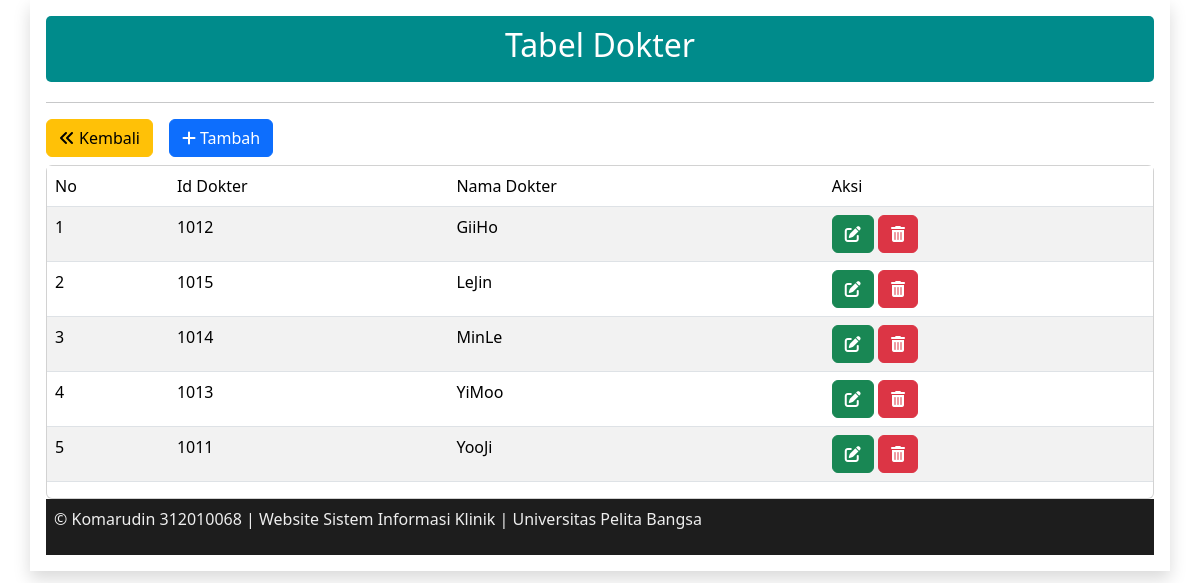
The page /dokter/dokter.php (signed in) on the database its author committed.
### tables this page shows
CREATE TABLE `dokter` (
  `id_dokter` int(5) NOT NULL,
  `nama_dokter` varchar(50) NOT NULL
);

### dokter/dokter.php (the view, shortened to what this page needs)
<!DOCTYPE html>
<html lang="en">
<head>
	<link rel="stylesheet" href="../css/bootstrap.min.css" />
	<link rel="stylesheet" href="../fontawesome/fontawesome/css/all.css" />
</head>
<body>
<div class="container shadow p-3">
	<header class="hero text-white">
	<h2 align="center">Tabel Dokter</h2>
	</header>
	<hr>
	<div class="btn-toolbar mb-2 mb-md-10">
		<a class="btn btn-warning me-3" href="../data.php" role="button"><i class="fa-solid fa-angles-left me-1"></i>Kembali</a>
		<a class="btn btn-primary" href="dokter_tambah.php" role="button"><i class="fa-solid fa-plus me-1"></i>Tambah</a>
	</div>
	<div class="card">
	<div class="table-responsive">
    <table class="table table-striped table-hover">
        <thead>
            <tr>
                <td>No</td>
				<td>Id Dokter</td>
                <td>Nama Dokter</td>
				<td>Aksi</td>
            </tr>
        </thead>
        <?php
        require "../koneksi.php";
        $no = 1;
        $query = mysqli_query($conn, 'SELECT * FROM dokter');
        while ($data = mysqli_fetch_array($query)) {
        ?>
            <tr>
                <td><?php echo $no++ ?></td>
				<td><?php echo $data['id_dokter'] ?></td>
                <td><?php echo $data['nama_dokter'] ?></td>
				<td>
					<a class="btn btn-success" href="dokter_ubah.php?id=<?= $data['id_dokter'];?>" role="button"><i class="fa-solid fa-pen-to-square"></i></a>
					<a class="btn btn-danger" href="dokter_hapus.php?id=<?= $data['id_dokter'];?>" role="button"><i class="fa-solid fa-trash-can"></i></a>
				</td>
            </tr>
        <?php } ?>
    </table>
	</div>
	</div>
	<?php require "../footer.php";?>
</div>
</body>
</html>

### dokter/dokter.php (style rules this page uses)
.hero { background-color: #008B8B; border-radius: 5px; padding: 10px 23px; margin-bottom: 20px; }

### rows shown on the page
dokter: id_dokter "1012", nama_dokter "GiiHo"
dokter: id_dokter "1015", nama_dokter "LeJin"
dokter: id_dokter "1014", nama_dokter "MinLe"
dokter: id_dokter "1013", nama_dokter "YiMoo"
dokter: id_dokter "1011", nama_dokter "YooJi"
